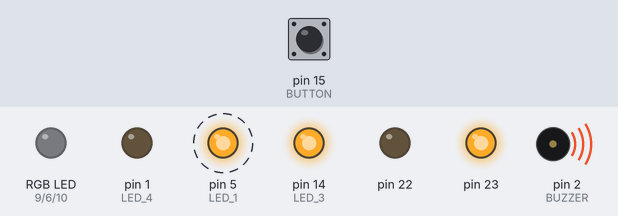
The sketch below on a simulated Arduino Uno, built with avr-gcc and run on an emulated ATmega328P. Shown: an RGB LED mixed from three pins (HIGH = lit), output pins drawn as LEDs (lit = HIGH), buzzer (waves = sounding). Dashed ring = blinking. The test bench sets the inputs (shaded band); at power-on: pin 15 (BUTTON) HIGH.

Above: at 1.2 s.
1.3 s: pin 15 (BUTTON) pulled LOW for 0.15 s
At 2.87 s:
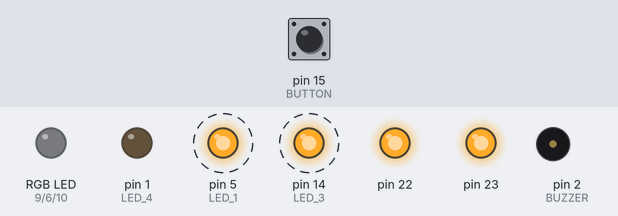
4.3 s: pin 15 (BUTTON) pulled LOW for 1 s
At 5.61 s:
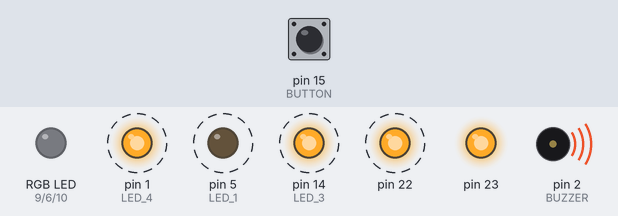
7.5 s: pin 15 (BUTTON) pulled LOW for 0.15 s
At 8.66 s:
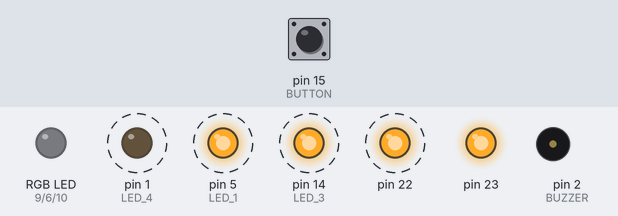
10.6 s: pin 15 (BUTTON) pulled LOW for 3.2 s
At 14.14 s:
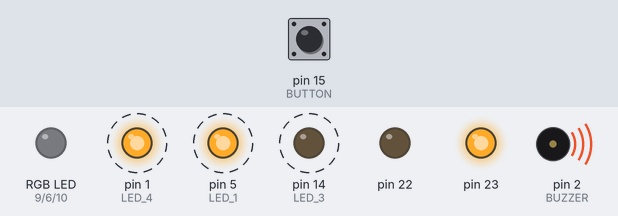
15.4 s: pin 15 (BUTTON) pulled LOW for 0.15 s
At 15.67 s:
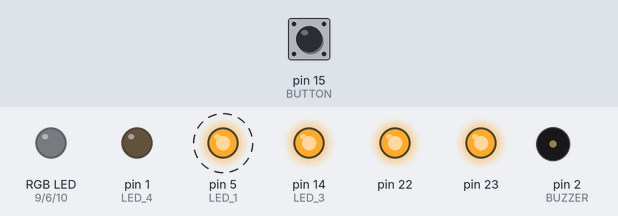
18.5 s: pin 15 (BUTTON) pulled LOW for 1 s
Timing chart, 0 to 23.4 s (numbered marks = the images above; inputs shaded):
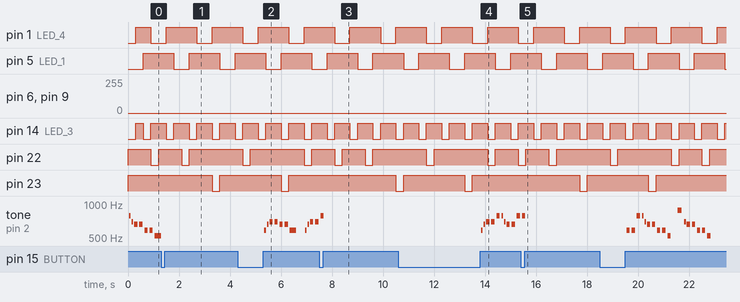

Measured:
- after the input at 1.3 s, pin 6 (RGB_LED_GREEN): stays 0/255 (without the input it goes to 28/255 after 3.0 s); pin 9 (RGB_LED_RED): stays 0/255 (without the input it goes to 72/255 after 3.0 s); tone on pin 2 (BUZZER): stops changing and stays silent
- after the input at 4.3 s, pin 6 (RGB_LED_GREEN): stays 0/255 (without the input it goes to 45/255 after 3.2 s); pin 9 (RGB_LED_RED): stays 0/255 (without the input it goes to 117/255 after 3.2 s)
- after the input at 7.5 s, pin 6 (RGB_LED_GREEN): stays 0/255 (without the input it goes to 43/255 after 3.1 s); pin 9 (RGB_LED_RED): stays 0/255 (without the input it goes to 111/255 after 3.1 s); tone on pin 2 (BUZZER): goes on until 7.7 s, then stays silent
- after the input at 10.6 s, pin 6 (RGB_LED_GREEN): stays 0/255 (without the input it goes to 68/255 after 3.6 s); pin 9 (RGB_LED_RED): stays 0/255 (without the input it goes to 171/255 after 3.6 s); tone on pin 2 (BUZZER): plays 587 Hz for 0.06 s, 659 Hz for 0.06 s, 698 Hz for 0.12 s, starting after 3.3 s
- after the input at 15.4 s, pin 6 (RGB_LED_GREEN): stays 0/255 (without the input it goes to 30/255 after 3.1 s); pin 9 (RGB_LED_RED): stays 0/255 (without the input it goes to 78/255 after 3.1 s); tone on pin 2 (BUZZER): goes on until 15.6 s, then stays silent
- by itself, pin 1 (LED_4), pin 5 (LED_1): alternates HIGH for 1.2 s and LOW for 0.60 s
- by itself, pin 14 (LED_3): alternates HIGH for 0.60 s and LOW for 0.30 s
- by itself, tone on pin 2 (BUZZER): plays 784 Hz for 0.06 s, 698 Hz for 0.06 s, 659 Hz for 0.13 s, 659 Hz for 0.13 s, 587 Hz for 0.13 s, 587 Hz for 0.13 s … (7 notes in this stretch)

The sketch:

bitMan.ino
```cpp
// (licence header left out)
#include <Arduino.h>
#include "songs/in_der_weihnachtsbaeckerei.h"

#define LED_1 5
#define LED_3 14
#define LED_4 1
#define LED_5 20
#define LED_6 21

#define RGB_LED_RED 9
#define RGB_LED_GREEN 6
#define RGB_LED_BLUE 10

#define LED1_MASK 0x01
#define LED3_MASK 0x02
#define LED4_MASK 0x04
#define LED5_MASK 0x08
#define LED6_MASK 0x10

#define BUTTON 15
#define BUZZER 2


/* Hardware abstraction functions */
void enable_led(uint8_t led_pin, bool state);
void enable_rgb_led(uint8_t red, uint8_t green, uint8_t blue);

/* Christmas Tree behaviour functions */
void pulsate_gold();
void blink_red_leds();
void play_jingle();

/* Global variables */
//********************************************************************************************
// Timing Globals
long _previousMillis1 = 0;     // stores timestamp for thread 1
long _previousMillis2 = 0;     // stores timestamp for thread 2
long _previousMillis3 = 0;     // stores timestamp for thread 3
long _intervall1 = 10;         // time interval to start thread 1 in millis
const long _intervall2 = 6;    // time interval to start thread 2 in millis
const long _intervall3 = 300;  // time interval to start thread 3 in millis
//********************************************************************************************
//********************************************************************************************
// Sound Globals
bool _do_play_jingle = false;
uint16_t thisNote = 0;
//********************************************************************************************
//********************************************************************************************
// Button Globals
int buttonState;            // the current reading from the input pin
int lastButtonState = LOW;  // the previous reading from the input pin

// the following variables are unsigned longs because the time, measured in
// milliseconds, will quickly become a bigger number than can be stored in an int.
unsigned long lastDebounceTime = 0;  // the last time the output pin was toggled
unsigned long debounceDelay = 50;    // the debounce time; increase if the output flickers
//********************************************************************************************

/* Helper function to control leds */
void enable_led(uint8_t led_pin, bool state) {
  switch (led_pin) {
    case LED_1:
      digitalWrite(LED_1, !state);
      break;
    case LED_3:
      digitalWrite(LED_3, !state);
      break;
    case LED_4:
      digitalWrite(LED_4, !state);
      break;
    /* LED 5 and 6 need to be handled differently
    *  They are not mapped by arduino like the other pins.
    *  Reason: The pins are reserved for (optional) external clock
    *  (See atmega328pb documentation)
    */
    case LED_5:
      if (state){
          PORTB |= (1 << 6);
      } else {
          PORTB &= ~(1 << 6);
      };
      break;
    case LED_6:
      if (state){
          PORTB |= (1 << 7);
      } else {
          PORTB &= ~(1 << 7);
      };
      break;
  }
}

/* Helper function to control rgb leds */
void enable_rgb_led(uint8_t red, uint8_t green, uint8_t blue) {
  analogWrite(RGB_LED_RED, red);
  analogWrite(RGB_LED_GREEN, green);
  analogWrite(RGB_LED_BLUE, blue);
}

/* Thread 1 definition */
void play_jingle() {
  const unsigned int half_seconds_in_millis = 500;
  const double user_defined_factor = 1.6;
  int noteDuration = half_seconds_in_millis / song[thisNote].duration;
  int pauseBetweenNotes = noteDuration * user_defined_factor;

  tone(BUZZER, song[thisNote].frequency, noteDuration);

  _intervall1 = pauseBetweenNotes;

  thisNote++;

  if (thisNote >= (sizeof(song) / sizeof(song[0]))) {
    thisNote = 0;
    _do_play_jingle = false;
  }
}

/* Thread 2 definition */
void pulsate_gold() {
  static int16_t brightness = 0;
  static int8_t fade_amount = 3;

  const uint8_t GOLD_R = 255;
  const uint8_t GOLD_G = 100;
  const uint8_t GOLD_B = 0;

  uint8_t red = (GOLD_R * brightness) / 255;
  uint8_t green = (GOLD_G * brightness) / 255;
  uint8_t blue = (GOLD_B * brightness) / 255;

  enable_rgb_led(red, green, blue);

  brightness += fade_amount;

  if (brightness <= 0) {
    brightness = 0;
    fade_amount = -fade_amount;
  } else if (brightness >= 255) {
    brightness = 255;
    fade_amount = -fade_amount;
  }
}

/* Thread 3 definition */
void blink_red_leds() {

  static const uint8_t pattern[] = {
    25, 26, 20, 28, 26, 25,
    17, 26, 28, 28, 10, 25,
    25, 26, 20, 28, 26, 25,
    25, 10, 28, 28, 18, 25,
  };

  static size_t i = 0;
  uint8_t r = pattern[i % sizeof(pattern)];

  enable_led(LED_1, (r & LED1_MASK) ? 1 : 0);
  enable_led(LED_3, (r & LED3_MASK) ? 1 : 0);
  enable_led(LED_4, (r & LED4_MASK) ? 1 : 0);
  enable_led(LED_5, (r & LED5_MASK) ? 1 : 0);
  enable_led(LED_6, (r & LED6_MASK) ? 1 : 0);
  i++;
}

/* Thread 4 defintion */
void handle_button() {
  // Source: https://docs.arduino.cc/built-in-examples/digital/Debounce/
  // read the state of the switch into a local variable:
  int reading = digitalRead(BUTTON);

  // check to see if you just pressed the button
  // (i.e. the input went from LOW to HIGH), and you've waited long enough
  // since the last press to ignore any noise:

  // If the switch changed, due to noise or pressing:
  if (reading != lastButtonState) {
    // reset the debouncing timer
    lastDebounceTime = millis();
  }

  if ((millis() - lastDebounceTime) > debounceDelay) {
    // whatever the reading is at, it's been there for longer than the debounce
    // delay, so take it as the actual current state:

    // if the button state has changed:
    if (reading != buttonState) {
      buttonState = reading;

      // only toggle the song state if the new button state is HIGH
      if (buttonState == HIGH) {
        _do_play_jingle = !_do_play_jingle;
      }
    }
  }

  // save the reading. Next time through the loop, it'll be the lastButtonState:
  lastButtonState = reading;
}

/* Setup in/out pins */
void setup() {
  pinMode(LED_1, OUTPUT);
  pinMode(LED_3, OUTPUT);
  pinMode(LED_4, OUTPUT);

  // Init LED 5 and 6
  DDRB |= (1 << 6);
  DDRB |= (1 << 7);
  PORTB |= (1 << 6);
  PORTB |= (1 << 7);

  pinMode(RGB_LED_RED, OUTPUT);
  pinMode(RGB_LED_GREEN, OUTPUT);
  pinMode(RGB_LED_BLUE, OUTPUT);

  pinMode(BUTTON, INPUT);
  pinMode(BUTTON, INPUT_PULLUP);
}

/* Arduino main */
void loop() {
  long currentMillis = millis();

  /* Simple scheduler for 3 threads, switches by time intervalls */
  if (_do_play_jingle && (currentMillis - _previousMillis1 >= _intervall1)) {
    _previousMillis1 = currentMillis;
    /* Run thread 1 */
    play_jingle();
  }

  if (currentMillis - _previousMillis2 >= _intervall2) {
    _previousMillis2 = currentMillis;
    /* Run thread 2 */
    pulsate_gold();
  }

  if (currentMillis - _previousMillis3 >= _intervall3) {
    _previousMillis3 = currentMillis;
    /* Run thread 3 */
    blink_red_leds();
  }

  /* Run thread 4 */
  handle_button();
}
```

in_der_weihnachtsbaeckerei.h
```cpp
// (licence header left out)
#pragma once

// Source:
// https://docs.arduino.cc/built-in-examples/digital/toneMelody/
// Note frequencies in Hz
#define NOTE_B0  31
#define NOTE_C1  33
#define NOTE_CS1 35
#define NOTE_D1  37
#define NOTE_DS1 39
#define NOTE_E1  41
#define NOTE_F1  44
#define NOTE_FS1 46
#define NOTE_G1  49
#define NOTE_GS1 52
#define NOTE_A1  55
#define NOTE_AS1 58
#define NOTE_B1  62
#define NOTE_C2  65
#define NOTE_CS2 69
#define NOTE_D2  73
#define NOTE_DS2 78
#define NOTE_E2  82
#define NOTE_F2  87
#define NOTE_FS2 93
#define NOTE_G2  98
#define NOTE_GS2 104
#define NOTE_A2  110
#define NOTE_AS2 117
#define NOTE_B2  123
#define NOTE_C3  131
#define NOTE_CS3 139
#define NOTE_D3  147
#define NOTE_DS3 156
#define NOTE_E3  165
#define NOTE_F3  175
#define NOTE_FS3 185
#define NOTE_G3  196
#define NOTE_GS3 208
#define NOTE_A3  220
#define NOTE_AS3 233
#define NOTE_B3  247
#define NOTE_C4  262
#define NOTE_CS4 277
#define NOTE_D4  294
#define NOTE_DS4 311
#define NOTE_E4  330
#define NOTE_F4  349
#define NOTE_FS4 370
#define NOTE_G4  392
#define NOTE_GS4 415
#define NOTE_A4  440
#define NOTE_AS4 466
#define NOTE_B4  494
#define NOTE_C5  523
#define NOTE_CS5 554
#define NOTE_D5  587
#define NOTE_DS5 622
#define NOTE_E5  659
#define NOTE_F5  698
#define NOTE_FS5 740
#define NOTE_G5  784
#define NOTE_GS5 831
#define NOTE_A5  880
#define NOTE_AS5 932
#define NOTE_B5  988
#define NOTE_C6  1047
#define NOTE_CS6 1109
#define NOTE_D6  1175
#define NOTE_DS6 1245
#define NOTE_E6  1319
#define NOTE_F6  1397
#define NOTE_FS6 1480
#define NOTE_G6  1568
#define NOTE_GS6 1661
#define NOTE_A6  1760
#define NOTE_AS6 1865
#define NOTE_B6  1976
#define NOTE_C7  2093
#define NOTE_CS7 2217
#define NOTE_D7  2349
#define NOTE_DS7 2489
#define NOTE_E7  2637
#define NOTE_F7  2794
#define NOTE_FS7 2960
#define NOTE_G7  3136
#define NOTE_GS7 3322
#define NOTE_A7  3520
#define NOTE_AS7 3729
#define NOTE_B7  3951
#define NOTE_C8  4186
#define NOTE_CS8 4435
#define NOTE_D8  4699
#define NOTE_DS8 4978

#define NOTE_NONE     0
#define NOTE_PAUSE    1
#define NOTE_FULL    1
#define NOTE_HALF     2
#define NOTE_THIRD  3
#define NOTE_QUARTER  4
#define NOTE_EIGHTH   8
#define NOTE_SIXTEENTH   16

struct note {
  int frequency;
  int duration;
};
//{NOTE_G4, NOTE_QUARTER},
note song[] = {

   // Refrain Start
   {NOTE_G5, NOTE_EIGHTH}, {NOTE_F5, NOTE_EIGHTH},
   {NOTE_E5, NOTE_QUARTER}, {NOTE_E5, NOTE_QUARTER},
   {NOTE_D5, NOTE_QUARTER}, {NOTE_D5, NOTE_QUARTER},
   {NOTE_C5, NOTE_HALF}, {NOTE_NONE, NOTE_QUARTER},

   {NOTE_D5, NOTE_EIGHTH}, {NOTE_E5, NOTE_EIGHTH},
   {NOTE_F5, NOTE_QUARTER}, {NOTE_F5, NOTE_QUARTER},
   {NOTE_E5, NOTE_QUARTER}, {NOTE_E5, NOTE_QUARTER},
   {NOTE_D5, NOTE_HALF}, {NOTE_NONE, NOTE_QUARTER},

   {NOTE_D5, NOTE_EIGHTH}, {NOTE_E5, NOTE_EIGHTH},
   {NOTE_F5, NOTE_QUARTER}, {NOTE_F5, NOTE_QUARTER},
   {NOTE_G5, NOTE_QUARTER},
   {NOTE_D5, NOTE_EIGHTH}, {NOTE_E5, NOTE_EIGHTH},
   {NOTE_F5, NOTE_QUARTER}, {NOTE_F5, NOTE_QUARTER},
   {NOTE_G5, NOTE_QUARTER},
   {NOTE_G5, NOTE_EIGHTH}, {NOTE_F5, NOTE_EIGHTH},
   {NOTE_E5, NOTE_QUARTER}, {NOTE_E5, NOTE_QUARTER},
   {NOTE_G5, NOTE_QUARTER}, {NOTE_G5, NOTE_QUARTER},
   {NOTE_D5, NOTE_QUARTER}, {NOTE_D5, NOTE_QUARTER},
   {NOTE_G5, NOTE_QUARTER},
   {NOTE_G5, NOTE_EIGHTH}, {NOTE_F5, NOTE_EIGHTH},
   {NOTE_E5, NOTE_QUARTER}, {NOTE_E5, NOTE_QUARTER},
   {NOTE_D5, NOTE_QUARTER}, {NOTE_D5, NOTE_QUARTER},
   {NOTE_C5, NOTE_QUARTER}, {NOTE_NONE, NOTE_QUARTER},

   {NOTE_A5, NOTE_THIRD}, {NOTE_F5, NOTE_EIGHTH},
   {NOTE_E5, NOTE_QUARTER}, {NOTE_E5, NOTE_QUARTER},
   {NOTE_D5, NOTE_QUARTER}, {NOTE_D5, NOTE_QUARTER},
   {NOTE_C5, NOTE_QUARTER}, {NOTE_NONE, NOTE_QUARTER},
   {NOTE_NONE, NOTE_HALF},
   // Refrain End

   // Verse Start
   // Part 1
   /*
   {NOTE_E5, NOTE_QUARTER}, {NOTE_E5, NOTE_QUARTER},
   {NOTE_E5, NOTE_QUARTER}, {NOTE_E5, NOTE_QUARTER},
   {NOTE_E5, NOTE_QUARTER},
   {NOTE_F5, NOTE_QUARTER}, {NOTE_G5, NOTE_QUARTER},
   {NOTE_E5, NOTE_QUARTER},
   {NOTE_F5, NOTE_QUARTER}, {NOTE_F5, NOTE_QUARTER},
   {NOTE_F5, NOTE_QUARTER}, {NOTE_F5, NOTE_QUARTER},
   {NOTE_F5, NOTE_QUARTER},
   {NOTE_G5, NOTE_QUARTER}, {NOTE_A5, NOTE_QUARTER},
   {NOTE_F5, NOTE_QUARTER}, {NOTE_G5, NOTE_QUARTER},
   {NOTE_G5, NOTE_QUARTER}, {NOTE_A5, NOTE_QUARTER},
   {NOTE_B5, NOTE_QUARTER},
   {NOTE_NONE, NOTE_QUARTER}, {NOTE_NONE, NOTE_QUARTER},
   {NOTE_G5, NOTE_QUARTER}, {NOTE_C5, NOTE_QUARTER},
   {NOTE_NONE, NOTE_QUARTER}, {NOTE_NONE, NOTE_HALF},

   // Part 2 (Repetition of Part 1)
   {NOTE_E5, NOTE_QUARTER}, {NOTE_E5, NOTE_QUARTER},
   {NOTE_E5, NOTE_QUARTER}, {NOTE_E5, NOTE_QUARTER},
   {NOTE_E5, NOTE_QUARTER},
   {NOTE_F5, NOTE_QUARTER}, {NOTE_G5, NOTE_QUARTER},
   {NOTE_E5, NOTE_QUARTER},
   {NOTE_F5, NOTE_QUARTER}, {NOTE_F5, NOTE_QUARTER},
   {NOTE_F5, NOTE_QUARTER}, {NOTE_F5, NOTE_QUARTER},
   {NOTE_F5, NOTE_QUARTER},
   {NOTE_G5, NOTE_QUARTER}, {NOTE_A5, NOTE_QUARTER},
   {NOTE_F5, NOTE_QUARTER}, {NOTE_G5, NOTE_QUARTER},
   {NOTE_G5, NOTE_QUARTER}, {NOTE_A5, NOTE_QUARTER},
   {NOTE_B5, NOTE_QUARTER},
   {NOTE_NONE, NOTE_QUARTER}, {NOTE_NONE, NOTE_QUARTER},
   {NOTE_G5, NOTE_QUARTER}, {NOTE_C5, NOTE_QUARTER},
   {NOTE_NONE, NOTE_QUARTER}
   // Verse End
   */
};
```
